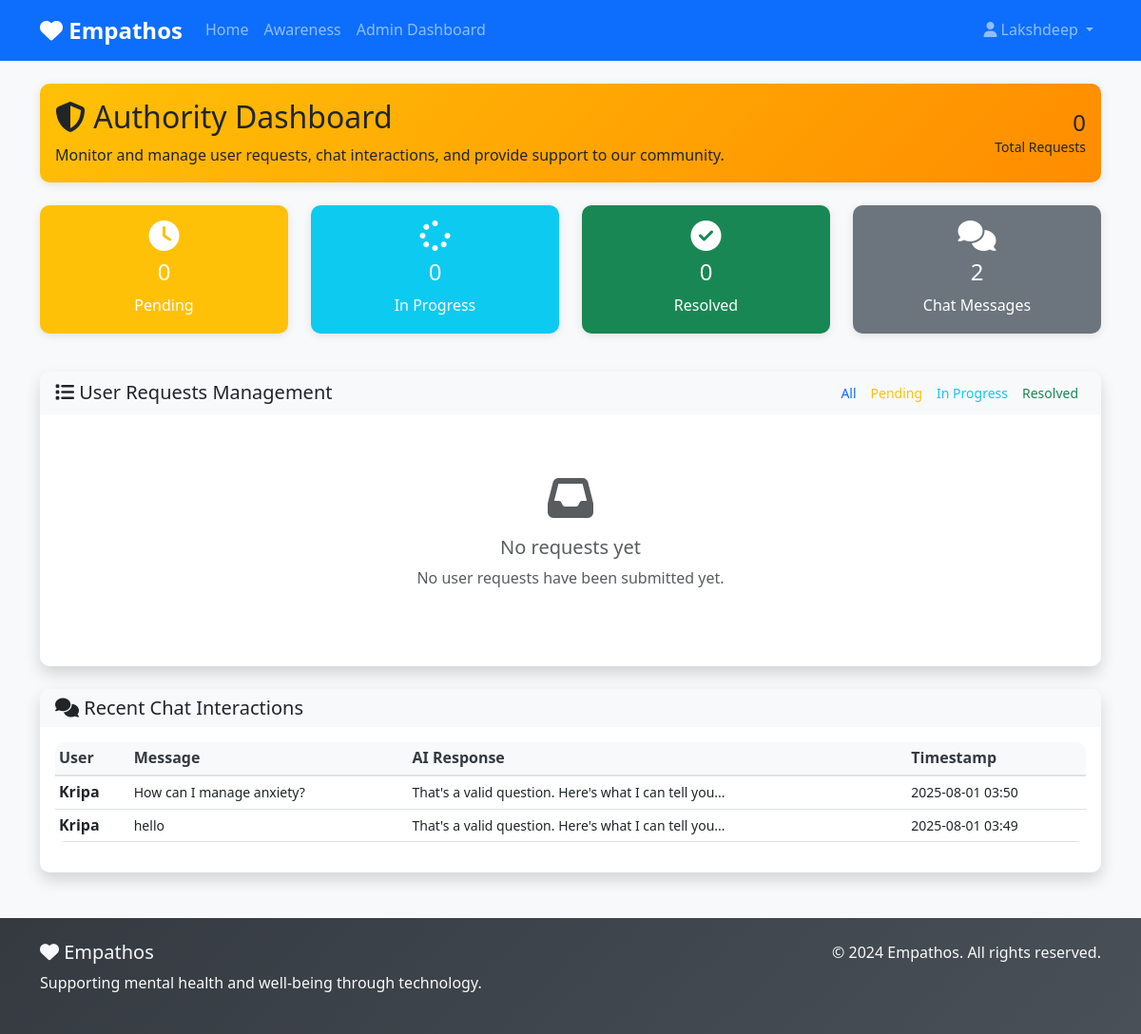
Screenshot of /admin_dashboard (signed in) with the database file from the repository.
### app.py (models this page shows)
class ChatMessage(db.Model):
    id = db.Column(db.Integer, primary_key=True)
    user_id = db.Column(db.Integer, db.ForeignKey('user.id'), nullable=False)
    message = db.Column(db.Text, nullable=False)
    response = db.Column(db.Text, nullable=False)
    timestamp = db.Column(db.DateTime, default=datetime.utcnow)

class User(db.Model):
    id = db.Column(db.Integer, primary_key=True)
    username = db.Column(db.String(80), unique=True, nullable=False)
    email = db.Column(db.String(120), unique=True, nullable=False)
    password_hash = db.Column(db.String(200), nullable=False)
    role = db.Column(db.String(20), nullable=False)  # 'individual' or 'authority'
    created_at = db.Column(db.DateTime, default=datetime.utcnow)
    complaints = db.relationship('Complaint', backref='user', lazy=True)
    chat_messages = db.relationship('ChatMessage', backref='user', lazy=True)

### app.py (the view)
@app.route('/admin_dashboard')
def admin_dashboard():
    if 'user_id' not in session or session['role'] != 'authority':
        flash('Please login as an authority member.', 'error')
        return redirect(url_for('login'))
    complaints = db.session.query(Complaint, User.username).join(User).order_by(Complaint.created_at.desc()).all()
    chat_messages = db.session.query(ChatMessage, User.username).join(User).order_by(ChatMessage.timestamp.desc()).limit(10).all()
    return render_template('admin_dashboard.html', complaints=complaints, chat_messages=chat_messages)

### templates/admin_dashboard.html (shortened to what this page needs)
{% extends "base.html" %}
{% block content %}
<div class="row mb-4">
    <div class="col-12">
        <div class="card bg-gradient-warning text-dark">
            <div class="card-body">
                <div class="row align-items-center">
                    <div class="col-md-8">
                        <h2 class="mb-2">
                            <i class="fas fa-shield-alt"></i> Authority Dashboard
                        </h2>
                        <p class="mb-0">Monitor and manage user requests, chat interactions, and provide support to our community.</p>
                    </div>
                    <div class="col-md-4 text-md-end">
                        <div class="d-flex flex-column">
                            <span class="h4 mb-0">{{ complaints|length }}</span>
                            <small>Total Requests</small>
                        </div>
                    </div>
                </div>
            </div>
        </div>
    </div>
</div>
<div class="row mb-4">
    <div class="col-md-3 mb-3">
        <div class="card bg-warning text-white text-center">
            <div class="card-body">
                <i class="fas fa-clock fa-2x mb-2"></i>
                <h4>{{ complaints|selectattr('0.status', 'equalto', 'pending')|list|length }}</h4>
                <p class="mb-0">Pending</p>
            </div>
        </div>
    </div>
    <div class="col-md-3 mb-3">
        <div class="card bg-info text-white text-center">
            <div class="card-body">
                <i class="fas fa-spinner fa-2x mb-2"></i>
                <h4>{{ complaints|selectattr('0.status', 'equalto', 'in_progress')|list|length }}</h4>
                <p class="mb-0">In Progress</p>
            </div>
        </div>
    </div>
    <div class="col-md-3 mb-3">
        <div class="card bg-success text-white text-center">
            <div class="card-body">
                <i class="fas fa-check-circle fa-2x mb-2"></i>
                <h4>{{ complaints|selectattr('0.status', 'equalto', 'resolved')|list|length }}</h4>
                <p class="mb-0">Resolved</p>
            </div>
        </div>
    </div>
    <div class="col-md-3 mb-3">
        <div class="card bg-secondary text-white text-center">
            <div class="card-body">
                <i class="fas fa-comments fa-2x mb-2"></i>
                <h4>{{ chat_messages|length }}</h4>
                <p class="mb-0">Chat Messages</p>
            </div>
        </div>
    </div>
</div>
<div class="row mb-4">
    <div class="col-12">
        <div class="card shadow">
            <div class="card-header bg-light d-flex justify-content-between align-items-center">
                <h5 class="mb-0">
                    <i class="fas fa-list"></i> User Requests Management
                </h5>
                <div class="btn-group" role="group">
                    <button type="button" class="btn btn-outline-primary btn-sm" onclick="filterComplaints('all')">All</button>
                    <button type="button" class="btn btn-outline-warning btn-sm" onclick="filterComplaints('pending')">Pending</button>
                    <button type="button" class="btn btn-outline-info btn-sm" onclick="filterComplaints('in_progress')">In Progress</button>
                    <button type="button" class="btn btn-outline-success btn-sm" onclick="filterComplaints('resolved')">Resolved</button>
                </div>
            </div>
            <div class="card-body">
                {% if complaints %}
                    <div class="table-responsive">
                        <table class="table table-hover" id="complaints-table">
                            <thead class="table-light">
                                <tr>
                                    <th>User</th>
                                    <th>Title</th>
                                    <th>Category</th>
                                    <th>Status</th>
                                    <th>Submitted</th>
                                    <th>Actions</th>
                                </tr>
                            </thead>
                            <tbody>
                                {% for complaint, username in complaints %}
                                <tr class="complaint-row" data-status="{{ complaint.status }}">
                                    <td>
                                        <strong>{{ username }}</strong>
                                    </td>
                                    <td>
                                        <strong>{{ complaint.title }}</strong>
                                        <br>
                                        <small class="text-muted">{{ complaint.description[:100] }}{% if complaint.description|length > 100 %}...{% endif %}</small>
                                    </td>
                                    <td>
                                        <span class="badge bg-info">{{ complaint.category.replace('_', ' ').title() }}</span>
                                    </td>
                                    <td>
                                        <span class="badge status-badge
                                            {% if complaint.status == 'pending' %}bg-warning
                                            {% elif complaint.status == 'in_progress' %}bg-info
                                            {% elif complaint.status == 'resolved' %}bg-success
                                            {% endif %}">
                                            {{ complaint.status.replace('_', ' ').title() }}
                                        </span>
                                    </td>
                                    <td>
                                        <small>{{ complaint.created_at.strftime('%Y-%m-%d %H:%M') }}</small>
                                    </td>
                                    <td>
                                        <div class="btn-group" role="group">
                                            <button class="btn btn-sm btn-outline-primary"
                                                    data-bs-toggle="modal"
                                                    data-bs-target="#complaintModal{{ complaint.id }}">
                                                <i class="fas fa-eye"></i> View
                                            </button>
                                            <button class="btn btn-sm btn-outline-success dropdown-toggle"
                                                    data-bs-toggle="dropdown">
                                                <i class="fas fa-edit"></i> Update
                                            </button>
                                            <ul class="dropdown-menu">
                                                <li><a class="dropdown-item" href="#" onclick="updateStatus({{ complaint.id }}, 'pending')">Mark Pending</a></li>
                                                <li><a class="dropdown-item" href="#" onclick="updateStatus({{ complaint.id }}, 'in_progress')">Mark In Progress</a></li>
                                                <li><a class="dropdown-item" href="#" onclick="updateStatus({{ complaint.id }}, 'resolved')">Mark Resolved</a></li>
                                            </ul>
                                        </div>
                                    </td>
                                </tr>
                                <div class="modal fade" id="complaintModal{{ complaint.id }}" tabindex="-1">
                                    <div class="modal-dialog modal-lg">
                                        <div class="modal-content">
                                            <div class="modal-header">
                                                <h5 class="modal-title">{{ complaint.title }}</h5>
                                                <button type="button" class="btn-close" data-bs-dismiss="modal"></button>
                                            </div>
                                            <div class="modal-body">
                                                <div class="row mb-3">
                                                    <div class="col-md-6">
                                                        <strong>User:</strong> {{ username }}
                                                    </div>
                                                    <div class="col-md-6">
                                                        <strong>Category:</strong>
                                                        <span class="badge bg-info">{{ complaint.category.replace('_', ' ').title() }}</span>
                                                    </div>
                                                </div>
                                                <div class="row mb-3">
                                                    <div class="col-md-6">
                                                        <strong>Status:</strong>
                                                        <span class="badge
                                                            {% if complaint.status == 'pending' %}bg-warning
                                                            {% elif complaint.status == 'in_progress' %}bg-info
                                                            {% elif complaint.status == 'resolved' %}bg-success
                                                            {% endif %}">
                                                            {{ complaint.status.replace('_', ' ').title() }}
                                                        </span>
                                                    </div>
                                                    <div class="col-md-6">
                                                        <strong>Submitted:</strong>
                                                        <p class="mb-0">{{ complaint.created_at.strftime('%Y-%m-%d at %H:%M') }}</p>
                                                    </div>
                                                </div>
                                                <div class="mb-3">
                                                    <strong>Description:</strong>
                                                    <p class="mt-2">{{ complaint.description }}</p>
                                                </div>
                                                <div class="mb-3">
                                                    <strong>Last Updated:</strong>
                                                    <p class="mb-0">{{ complaint.updated_at.strftime('%Y-%m-%d at %H:%M') }}</p>
                                                </div>
                                                <div class="mb-3">
                                                    <label for="statusUpdate{{ complaint.id }}" class="form-label">Update Status:</label>
                                                    <select class="form-select" id="statusUpdate{{ complaint.id }}">
                                                        <option value="pending" {% if complaint.status == 'pending' %}selected{% endif %}>Pending</option>
                                                        <option value="in_progress" {% if complaint.status == 'in_progress' %}selected{% endif %}>In Progress</option>
                                                        <option value="resolved" {% if complaint.status == 'resolved' %}selected{% endif %}>Resolved</option>
                                                    </select>
                                                </div>
                                            </div>
                                            <div class="modal-footer">
                                                <button type="button" class="btn btn-secondary" data-bs-dismiss="modal">Close</button>
                                                <button type="button" class="btn btn-primary" onclick="updateStatusFromModal({{ complaint.id }})">Update Status</button>
                                            </div>
                                        </div>
                                    </div>
                                </div>
                                {% endfor %}
                            </tbody>
                        </table>
                    </div>
                {% else %}
                    <div class="text-center py-5">
                        <i class="fas fa-inbox fa-3x text-muted mb-3"></i>
                        <h5 class="text-muted">No requests yet</h5>
                        <p class="text-muted">No user requests have been submitted yet.</p>
                    </div>
                {% endif %}
            </div>
        </div>
    </div>
</div>
<div class="row">
    <div class="col-12">
        <div class="card shadow">
            <div class="card-header bg-light">
                <h5 class="mb-0">
                    <i class="fas fa-comments"></i> Recent Chat Interactions
                </h5>
            </div>
            <div class="card-body">
                {% if chat_messages %}
                    <div class="table-responsive">
                        <table class="table table-sm">
                            <thead class="table-light">
                                <tr>
                                    <th>User</th>
                                    <th>Message</th>
                                    <th>AI Response</th>
                                    <th>Timestamp</th>
                                </tr>
                            </thead>
                            <tbody>
                                {% for message, username in chat_messages %}
                                <tr>
                                    <td>
                                        <strong>{{ username }}</strong>
                                    </td>
                                    <td>
                                        <small>{{ message.message[:100] }}{% if message.message|length > 100 %}...{% endif %}</small>
                                    </td>
                                    <td>
                                        <small>{{ message.response[:100] }}{% if message.response|length > 100 %}...{% endif %}</small>
                                    </td>
                                    <td>
                                        <small>{{ message.timestamp.strftime('%Y-%m-%d %H:%M') }}</small>
                                    </td>
                                </tr>
                                {% endfor %}
                            </tbody>
                        </table>
                    </div>
                {% else %}
                    <div class="text-center py-3">
                        <i class="fas fa-comments fa-2x text-muted mb-2"></i>
                        <p class="text-muted mb-0">No chat interactions yet</p>
                    </div>
                {% endif %}
            </div>
        </div>
    </div>
</div>
{% endblock %}

### rows the page displays
ChatMessage: username "Kripa", message "How can I manage anxiety?", response "That's a valid question. Here's what I can tell you...", timestamp "2025-08-01 03:50"
ChatMessage: username "Kripa", message "hello", response "That's a valid question. Here's what I can tell you...", timestamp "2025-08-01 03:49"

### other values shown
{{ session.username }} "Lakshdeep"
{{ complaints|length }} "0"
{{ complaints|selectattr('0.status', 'equalto', 'pending')|list|length }} "0"
{{ complaints|selectattr('0.status', 'equalto', 'resolved')|list|length }} "0"
{{ chat_messages|length }} "2"
